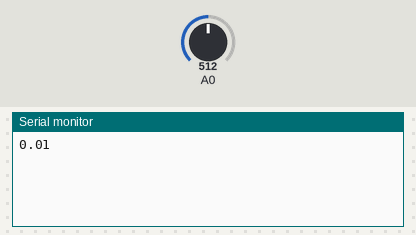
A sketch run on a simulated Arduino Uno, built with avr-gcc and run on an emulated ATmega328P. Parts: the last lines printed to the serial monitor. The inputs (shaded band) are chosen by the test bench; at power-on: A0 = 512.

Above: at 1.2 s.
1.3 s: A0 set to 716
At 2.7 s:
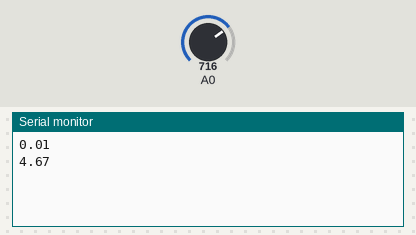
2.8 s: A0 set to 900
At 4.2 s:
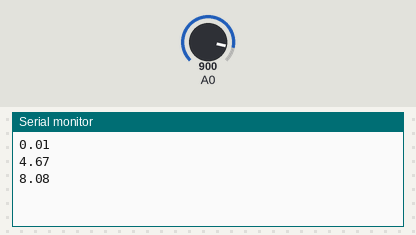
Timing chart, 0 to 5.8 s (numbered marks = the images above; inputs shaded):
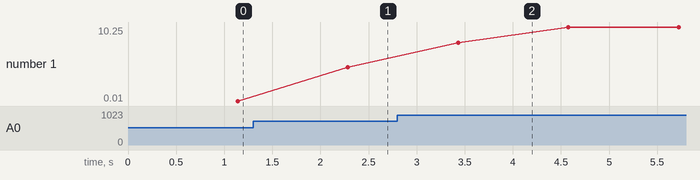

Measured:
- after the input at 1.3 s, the serial monitor: prints a new line after 0.99 s (image 1)
- after the input at 2.8 s, the serial monitor: prints a new line after 0.63 s (image 2)
- plotted number 1: 0.01 → 4.67 after the input at 1.3 s, 4.67 → 10.25 after the input at 2.8 s

The sketch:

EcoBike_Arduino_Sensor.ino
```cpp
#include <SoftwareSerial.h>

int val =0;
int mVperAmp = 185; // use 100 for 20A Module and 66 for 30A Module
int RawValue= 0;
int ACSoffset = 2500;
double Voltage = 0;
double Amps = 0;
char c = ' ';
SoftwareSerial BTserial(2,3);
void setup() {
   BTserial.begin(9600);
  // put your setup code here, to run once:
  Serial.begin(9600);          //  setup serial
}

void loop() {
  if (BTserial.available())
  {
    c = BTserial.read();
  }

     float average = 0;
     for(int i = 0; i < 1000; i++) {
         average = average + (.0264 * analogRead(A0) -13.51);//for the 5A mode,
    //   average = average + (.049 * analogRead(A0) -25);// for 20A mode
    // average = average + (.742 * analogRead(A0) -37.8);// for 30A mode

       delay(1);
     }

     Serial.print(average/1000);
     Serial.print("\n");
     if (average <= 0) average = 0;
     else average = (average/1000) + 0.01;
     BTserial.print("s");
     BTserial.print( average);
     BTserial.print("\n");

}
```
